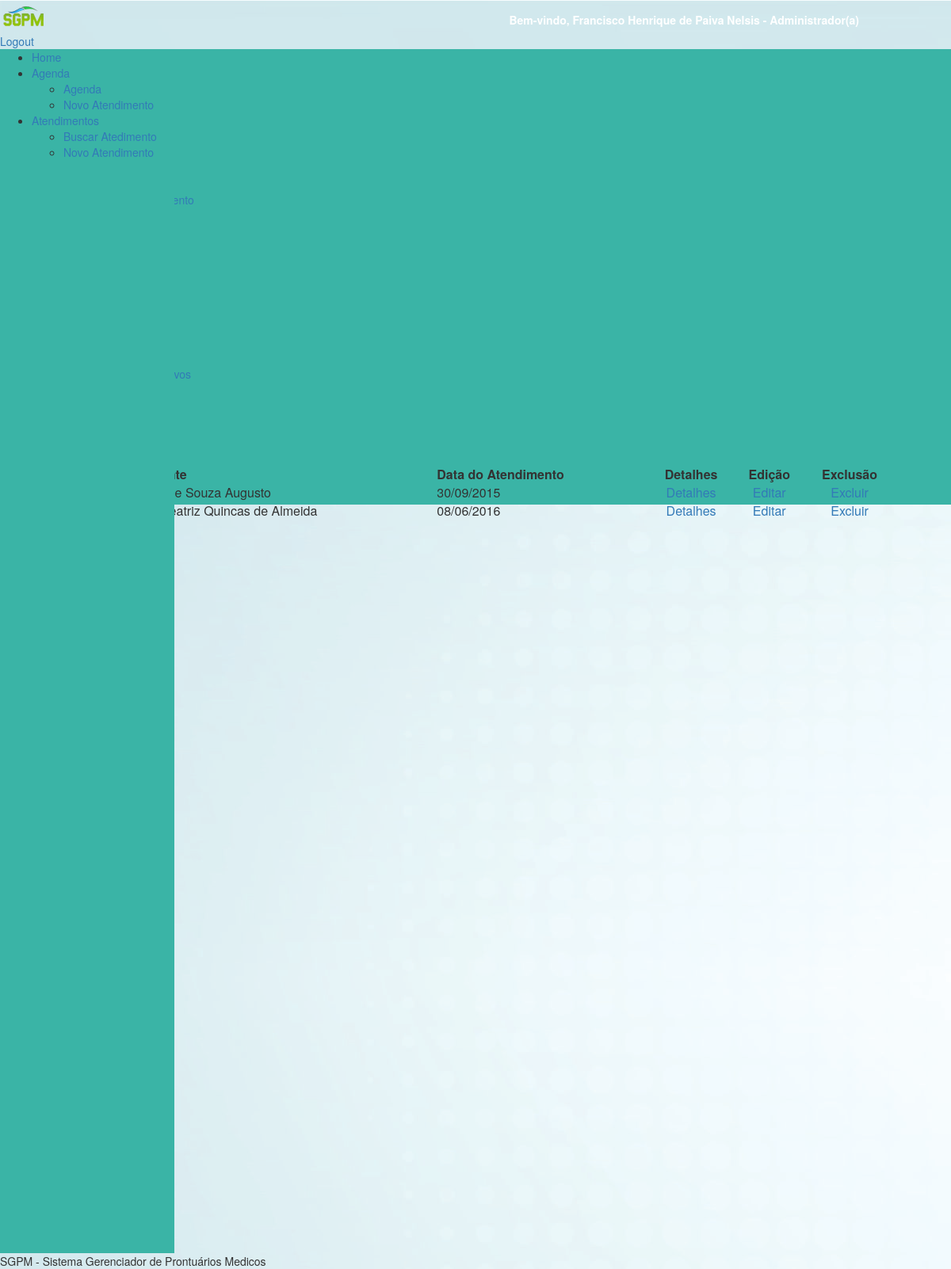
Page /consultarAtendimento.php (signed in) on the committed database.
### tables this page shows
CREATE TABLE IF NOT EXISTS `atendimento` (
  `id_atendimento` int(12) NOT NULL auto_increment,
  `id_tipo_atendimento` int(12) NOT NULL,
  `id_paciente` int(12) NOT NULL,
  `id_funcionario` int(5) NOT NULL,
  `data_atendimento` date NOT NULL,
  `fumante` varchar(1) NOT NULL,
  `alcool` varchar(1) NOT NULL,
  `alergia_reac_div` varchar(50) NOT NULL,
  `sintomas` varchar(30) NOT NULL,
  `queixa_principal` varchar(30) NOT NULL,
  `hist_molestia` varchar(100) NOT NULL,
  `frequencia_cardiaca` varchar(10) NOT NULL,
  `ritmo_cardiaco` varchar(10) NOT NULL,
  `pressao_arterial` varchar(10) NOT NULL,
  `ritmo_respiratorio` varchar(10) NOT NULL,
  `observacoes` varchar(300) NOT NULL,
  PRIMARY KEY  (`id_atendimento`),
  KEY `id_atendimento` (`id_atendimento`),
  KEY `FK_tipo_atendimento` (`id_tipo_atendimento`),
  KEY `FK_funcionario_atendimento` (`id_funcionario`),
  CONSTRAINT `FK_funcionario_atendimento` FOREIGN KEY (`id_funcionario`) REFERENCES `funcionario` (`id_funcionario`) ON DELETE NO ACTION ON UPDATE NO ACTION,
  CONSTRAINT `FK_tipo_atendimento` FOREIGN KEY (`id_tipo_atendimento`) REFERENCES `tipo_atendimento` (`id_tipo_atendimento`) ON DELETE NO ACTION ON UPDATE NO ACTION
);

CREATE TABLE IF NOT EXISTS `paciente` (
  `id_paciente` int(4) NOT NULL auto_increment,
  `nome_paciente` varchar(50) NOT NULL,
  `cpf` varchar(14) NOT NULL,
  `rg` varchar(50) NOT NULL,
  `org_exp` varchar(30) NOT NULL,
  `data_nasc` date NOT NULL,
  `endereco` varchar(50) NOT NULL,
  `bairro` varchar(30) NOT NULL,
  `cep` varchar(50) NOT NULL,
  `cidade` varchar(30) NOT NULL,
  `nome_mae` varchar(50) NOT NULL,
  `nome_pai` varchar(50) NOT NULL,
  `profissao` varchar(30) NOT NULL,
  `email_pessoal` varchar(50) NOT NULL,
  `email_prof` varchar(50) NOT NULL,
  `tel_cel` varchar(30) NOT NULL,
  `tel_fixo` varchar(30) NOT NULL,
  `tel_contato` varchar(30) NOT NULL,
  `id_genero` int(15) NOT NULL,
  `id_estado` int(15) NOT NULL,
  `id_ubs` int(15) NOT NULL,
  `id_estado_civil` int(15) NOT NULL,
  `id_escolaridade` int(15) NOT NULL,
  `id_tipo_sanguineo` int(15) NOT NULL,
  PRIMARY KEY  (`id_paciente`),
  UNIQUE KEY `cpf` (`cpf`),
  UNIQUE KEY `rg` (`rg`),
  KEY `id_paciente` (`id_paciente`),
  KEY `id_tipo_sanguineo` (`id_tipo_sanguineo`),
  KEY `id_genero` (`id_genero`),
  KEY `id_estado` (`id_estado`),
  KEY `id_ubs` (`id_ubs`),
  KEY `id_estado_civil` (`id_estado_civil`),
  KEY `id_escolaridade` (`id_escolaridade`),
  CONSTRAINT `FK_paciente_escolaridade` FOREIGN KEY (`id_escolaridade`) REFERENCES `escolaridade` (`id_escolaridade`) ON DELETE NO ACTION ON UPDATE NO ACTION,
  CONSTRAINT `FK_paciente_estado` FOREIGN KEY (`id_estado`) REFERENCES `estado` (`id_estado`) ON DELETE NO ACTION ON UPDATE NO ACTION,
  CONSTRAINT `FK_paciente_estado_civil` FOREIGN KEY (`id_estado_civil`) REFERENCES `estado_civil` (`id_estado_civil`) ON DELETE NO ACTION ON UPDATE NO ACTION,
  CONSTRAINT `FK_paciente_genero` FOREIGN KEY (`id_genero`) REFERENCES `genero` (`id_genero`) ON DELETE NO ACTION ON UPDATE NO ACTION,
  CONSTRAINT `FK_paciente_tipo_sanguineo` FOREIGN KEY (`id_tipo_sanguineo`) REFERENCES `tipo_sanguineo` (`id_tipo_sanguineo`) ON DELETE NO ACTION ON UPDATE NO ACTION,
  CONSTRAINT `FK_paciente_ubs` FOREIGN KEY (`id_ubs`) REFERENCES `ubs` (`id_ubs`) ON DELETE NO ACTION ON UPDATE NO ACTION
);

### includes/funcoes_permissao.php (called while the page is built, shortened)
<?php
function verificarPermissao($permissao) {
    return array_search($permissao, $_SESSION['LOGIN']['PERMISSOES']) !== false ? true : false;
}

### consultarAtendimento.php (the view, shortened to what this page needs)
<?php include ('includes/cabecalho.php') ?>
<?php include ('includes/menu.php') ?>
<div class="divTudoConsultarAtendimento">
    <div id="tituloPagina">Buscar Atendimento</div>
	    <div id="formBuscaAtendimento">
        <div class="content-dataTable"
             style="width: 80%; margin: 0 auto; margin-top: -70px; margin-right: 70px">
            <table id="pacientes" class="display" cellspacing="0"
                   width="100%" content="text/html;charset=utf-8">
                <thead>
                    <tr>
                        <th>Paciente</th>
                        <th>Data do Atendimento</th>
                        <?php if (verificarPermissao('ATENDIMENTO_DETALHES')): ?>
                        <th><center>Detalhes</center></th>
                        <?php endif; ?>
                        <?php if (verificarPermissao('ATENDIMENTO_ALTERAR')): ?>
                        <th><center>Edição</center></th>
                        <?php endif; ?>
                        <?php if (verificarPermissao('ATENDIMENTO_EXCLUIR')): ?>
                        <th><center>Exclusão</center></th>
                        <?php endif; ?>
                    </tr>
                </thead>
                <tbody>
                    <?php
                    $con = mysqli_connect("localhost", "root", "", "sgpm");
                    mysqli_set_charset($con, "utf8");
                    $query = mysqli_query($con, "SELECT at.*, Date_format(at.data_atendimento, '%d/%m/%Y') data_atendimento, fun.nome_funcionario, pac.nome_paciente FROM   atendimento at        INNER JOIN funcionario fun ON fun.id_funcionario = at.id_funcionario inner join paciente pac on pac.id_paciente = at.id_paciente;   ");
                    while ($linha = mysqli_fetch_array($query)) {
                        ?>
                <tr>
                   <td><?php echo $linha['nome_paciente']; ?></td>
                   <td><?php echo $linha['data_atendimento']; ?></td>
                    <?php if (verificarPermissao('ATENDIMENTO_DETALHES')): ?>
                    <td>
                    <center><a href="formAtendimento.php?id=<?php echo $linha['id_atendimento']; ?>&detalhes=1">Detalhes</a></center>
                    </td>
                    <?php endif; ?>
                    <?php if (verificarPermissao('ATENDIMENTO_ALTERAR')): ?>
                    <td>
                    <center><a href="formAtendimento.php?id=<?php echo $linha['id_atendimento']; ?>">Editar</a></center>
                    </td>
                    <?php endif; ?>
                    <?php if (verificarPermissao('ATENDIMENTO_EXCLUIR')): ?>
                    <td>
                    <center><a href="excluirAtendimento.php?id_excluido=<?php echo $linha['id_atendimento']; ?>">Excluir</a></center>
                    </td>
                    <?php endif; ?>
                <?php } ?>
                </tr>
                </tbody>
            </table>
        </div>
    </div>
</div>
<?php include ('includes/menuBack.php') ?>
<?php include ('includes/rodape.php') ?>

### rows in the picture
atendimento: id_paciente.nome_paciente "Adão de Souza Augusto", data_atendimento "30/09/2015"
atendimento: id_paciente.nome_paciente "Ana Beatriz Quincas de Almeida", data_atendimento "08/06/2016"

### other values in the picture
$_SESSION ['LOGIN'] ['NOME'] "Francisco Henrique de Paiva Nelsis"
$_SESSION ['LOGIN'] ['CARGO'] "Administrador(a)"
